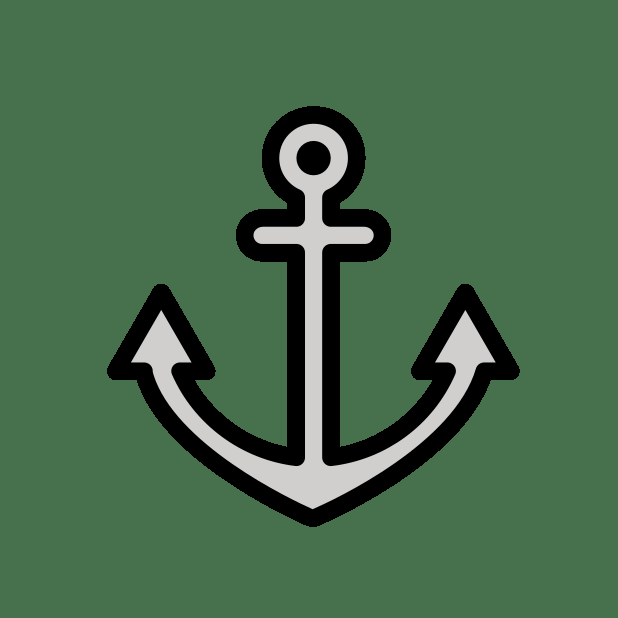
#> input picture assets/stickers/anchor_nautical.png, 618 x 618 px
$ python -i backgrounds.py   (imports and definitions only)
#> lines starting #> are read from the running program, lines starting #| are printed output that depends on the picture
import cv2
import numpy as np
from PIL import Image, ImageFilter, ImageDraw, ImageEnhance

def extract_dominant_colors(pil_img, num_colors=4):
    """
    Extracts dominant harmonious color palette from an image using OpenCV K-Means.
    Returns RGB tuples.
    """
    try:
        small = pil_img.resize((150, 150), Image.Resampling.BOX)
        np_img = np.array(small)
        if len(np_img.shape) == 3 and np_img.shape[2] == 4:
            np_img = cv2.cvtColor(np_img, cv2.COLOR_RGBA2RGB)

        pixels = np_img.reshape((-1, 3)).astype(np.float32)
        criteria = (cv2.TERM_CRITERIA_EPS + cv2.TERM_CRITERIA_MAX_ITER, 10, 1.0)
        flags = cv2.KMEANS_RANDOM_CENTERS
        _, _, centers = cv2.kmeans(pixels, num_colors, None, criteria, 10, flags)

        colors = [tuple(map(int, c)) for c in centers]
        # Sort by brightness / saturation
        colors.sort(key=lambda c: 0.299 * c[0] + 0.587 * c[1] + 0.114 * c[2])
        return colors
    except Exception:
        return [(235, 230, 220), (210, 200, 185), (170, 160, 145), (120, 110, 95)]

def soften_color(rgb, factor=0.45):
    """Blends color with warm off-white for elegant pastel/editorial tones."""
    r, g, b = rgb
    base_r, base_g, base_b = (248, 246, 242)
    nr = int(r * factor + base_r * (1 - factor))
    ng = int(g * factor + base_g * (1 - factor))
    nb = int(b * factor + base_b * (1 - factor))
    return (nr, ng, nb)

# [31 lines left out: function create_ambient_blur_background, not called in this run]

def create_harmonious_gradient(color_top, color_bottom, width=1080, height=1350, diagonal=False):
    """
    Generates a silky smooth multi-stop gradient between two harmonious colors.
    """
    base = Image.new("RGB", (width, height))
    r1, g1, b1 = color_top
    r2, g2, b2 = color_bottom

    # Create gradient array
    if not diagonal:
        # Vertical gradient
        alphas = np.linspace(0, 1, height).reshape(height, 1)
        r = np.tile(r1 * (1 - alphas) + r2 * alphas, (1, width))
        g = np.tile(g1 * (1 - alphas) + g2 * alphas, (1, width))
        b = np.tile(b1 * (1 - alphas) + b2 * alphas, (1, width))
    else:
        # Diagonal gradient
        y = np.linspace(0, 1, height).reshape(height, 1)
        x = np.linspace(0, 1, width).reshape(1, width)
        alphas = (y * 0.7 + x * 0.3)
        r = r1 * (1 - alphas) + r2 * alphas
        g = g1 * (1 - alphas) + g2 * alphas
        b = b1 * (1 - alphas) + b2 * alphas

    rgb_arr = np.stack([r, g, b], axis=-1).astype(np.uint8)
    return Image.fromarray(rgb_arr)

# [15 lines left out: function create_split_panel_background, not called in this run]

def generate_dynamic_background(user_img, ref_slide_img=None, layout_type="auto", width=1080, height=1350):
    """
    Master intelligent background generator.
    Selects the most suitable, premium background tailored to the image and layout:
    - Never flat/stark white.
    - Ambient blur for video & single cards.
    - Harmonized pastel gradients for collages and postcards.
    - Dual split panels for scrapbooks.
    """
    # Extract palette from user's photo
    palette = extract_dominant_colors(user_img, num_colors=4)

    # Extract reference palette if available
    ref_palette = extract_dominant_colors(ref_slide_img, num_colors=4) if ref_slide_img else None

    # Pick primary & secondary tones
    if ref_palette and len(ref_palette) >= 2:
        top_color = soften_color(ref_palette[1], factor=0.55)
        bot_color = soften_color(ref_palette[0], factor=0.40)
    else:
        top_color = soften_color(palette[1], factor=0.50)
        bot_color = soften_color(palette[0], factor=0.35)

    if layout_type in ["video_spotlight", "hero_single", "hero_card", "hero_full"]:
        # Ambient blurred backdrop with soft frosted glass tint
        return create_ambient_blur_background(user_img, width, height, blur_radius=85, tint_alpha=0.25)

    elif layout_type == "polaroid_scrapbook":
        # Split panel with harmonious tone
        panel_color = soften_color(palette[2] if len(palette) > 2 else palette[0], factor=0.7)
        base_color = soften_color(palette[0], factor=0.25)
        return create_split_panel_background(panel_color, base_color, panel_w=540, width=width, height=height)

    elif layout_type == "dual_postcards":
        # Warm editorial duo-tone gradient
        c1 = soften_color(palette[1], factor=0.40)
        c2 = soften_color(palette[2] if len(palette) > 2 else palette[0], factor=0.20)
        return create_harmonious_gradient(c1, c2, width, height, diagonal=True)

    else:
        # Default: Silky soft pastel gradient harmonized with the image
        c1 = soften_color(palette[1], factor=0.35)
        c2 = soften_color(palette[0], factor=0.20)
        return create_harmonious_gradient(c1, c2, width, height, diagonal=False)

>>> import cv2
>>> picture = cv2.cvtColor(cv2.imread('../assets/stickers/anchor_nautical.png'), cv2.COLOR_BGR2RGB)
>>> result = generate_dynamic_background(picture)
#> in generate_dynamic_background, `palette = extract_dominant_colors(user_img, num_colors=4)`: palette = [(235, 230, 220), (210, 200, 185), (170, 160, 145), (120, 110, 95)]
#> in generate_dynamic_background, `top_color = soften_color(palette[1], factor=0.50)`: top_color = (229, 223, 213)
#> in generate_dynamic_background, `bot_color = soften_color(palette[0], factor=0.35)`: bot_color = (243, 240, 234)
#> in generate_dynamic_background, `c1 = soften_color(palette[1], factor=0.35)`: c1 = (234, 229, 222)
#> in generate_dynamic_background, `c2 = soften_color(palette[0], factor=0.20)`: c2 = (245, 242, 237)
#> in create_harmonious_gradient, `base = Image.new("RGB", (width, height))`: base: PIL image 1080x1350 RGB; every value is 0
#> in create_harmonious_gradient, `r1, g1, b1 = color_top`: r1 = 234; g1 = 229; b1 = 222
#> in create_harmonious_gradient, `r2, g2, b2 = color_bottom`: r2 = 245; g2 = 242; b2 = 237
#> in create_harmonious_gradient, `r = np.tile(r1 * (1 - alphas) + r2 * alphas, (1, width))`:
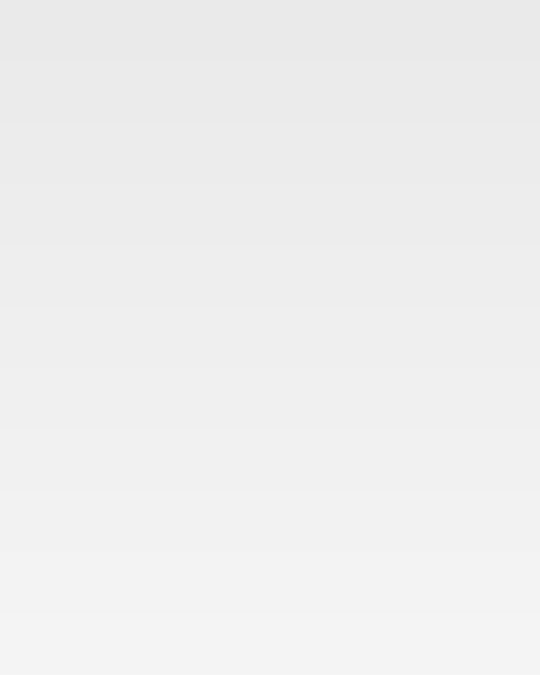
#> r: shape (1350, 1080) float64 (shown at 1/2 size); min 234, max 245, mean 239.5
